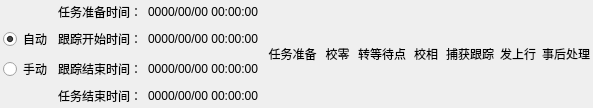
<?xml version="1.0" encoding="UTF-8"?>
<ui version="4.0">
 <class>AutoTaskWidget</class>
 <widget class="QWidget" name="AutoTaskWidget">
  <property name="geometry">
   <rect>
    <x>0</x>
    <y>0</y>
    <width>593</width>
    <height>86</height>
   </rect>
  </property>
  <property name="windowTitle">
   <string>Form</string>
  </property>
  <layout class="QHBoxLayout" name="horizontalLayout_2">
   <property name="leftMargin">
    <number>3</number>
   </property>
   <property name="topMargin">
    <number>3</number>
   </property>
   <property name="rightMargin">
    <number>3</number>
   </property>
   <property name="bottomMargin">
    <number>3</number>
   </property>
   <item>
    <layout class="QGridLayout" name="gridLayout_2">
     <item row="0" column="2">
      <widget class="QLabel" name="taskPreparationTimeLable">
       <property name="text">
        <string>0000/00/00 00:00:00</string>
       </property>
      </widget>
     </item>
     <item row="3" column="1">
      <widget class="QLabel" name="label_13">
       <property name="text">
        <string>任务结束时间：</string>
       </property>
      </widget>
     </item>
     <item row="2" column="1">
      <widget class="QLabel" name="label_10">
       <property name="text">
        <string>跟踪结束时间：</string>
       </property>
      </widget>
     </item>
     <item row="0" column="1">
      <widget class="QLabel" name="label_5">
       <property name="text">
        <string>任务准备时间：</string>
       </property>
      </widget>
     </item>
     <item row="1" column="2">
      <widget class="QLabel" name="trackStartTimeLabel">
       <property name="text">
        <string>0000/00/00 00:00:00</string>
       </property>
      </widget>
     </item>
     <item row="3" column="2">
      <widget class="QLabel" name="taskEndTimeLabel">
       <property name="text">
        <string>0000/00/00 00:00:00</string>
       </property>
      </widget>
     </item>
     <item row="1" column="1">
      <widget class="QLabel" name="label_8">
       <property name="text">
        <string>跟踪开始时间：</string>
       </property>
      </widget>
     </item>
     <item row="2" column="2">
      <widget class="QLabel" name="trackEndTimeLabel">
       <property name="text">
        <string>0000/00/00 00:00:00</string>
       </property>
      </widget>
     </item>
     <item row="1" column="0">
      <widget class="QRadioButton" name="autoRunRadioBtn">
       <property name="text">
        <string>自动</string>
       </property>
       <property name="checked">
        <bool>true</bool>
       </property>
      </widget>
     </item>
     <item row="2" column="0">
      <widget class="QRadioButton" name="manualRunRadioBtn">
       <property name="text">
        <string>手动</string>
       </property>
      </widget>
     </item>
    </layout>
   </item>
   <item>
    <layout class="QHBoxLayout" name="horizontalLayout" stretch="1,1,1,1,1,1,1">
     <item>
      <widget class="QLabel" name="taskPreparationLabel">
       <property name="text">
        <string> 任务准备</string>
       </property>
       <property name="alignment">
        <set>Qt::AlignCenter</set>
       </property>
      </widget>
     </item>
     <item>
      <widget class="QLabel" name="zeroCorrectionLabel">
       <property name="text">
        <string>校零</string>
       </property>
       <property name="alignment">
        <set>Qt::AlignCenter</set>
       </property>
      </widget>
     </item>
     <item>
      <widget class="QLabel" name="turnToWaitingPointLabel">
       <property name="text">
        <string>转等待点</string>
       </property>
       <property name="alignment">
        <set>Qt::AlignCenter</set>
       </property>
      </widget>
     </item>
     <item>
      <widget class="QLabel" name="phaseCorrectionLabel">
       <property name="text">
        <string>校相</string>
       </property>
       <property name="alignment">
        <set>Qt::AlignCenter</set>
       </property>
      </widget>
     </item>
     <item>
      <widget class="QLabel" name="captureTrackLabel">
       <property name="text">
        <string>捕获跟踪</string>
       </property>
       <property name="alignment">
        <set>Qt::AlignCenter</set>
       </property>
      </widget>
     </item>
     <item>
      <widget class="QLabel" name="goUpLabel">
       <property name="text">
        <string>发上行</string>
       </property>
       <property name="alignment">
        <set>Qt::AlignCenter</set>
       </property>
      </widget>
     </item>
     <item>
      <widget class="QLabel" name="taskEndLabel">
       <property name="text">
        <string>事后处理</string>
       </property>
       <property name="alignment">
        <set>Qt::AlignCenter</set>
       </property>
      </widget>
     </item>
    </layout>
   </item>
  </layout>
 </widget>
 <resources/>
 <connections/>
</ui>
